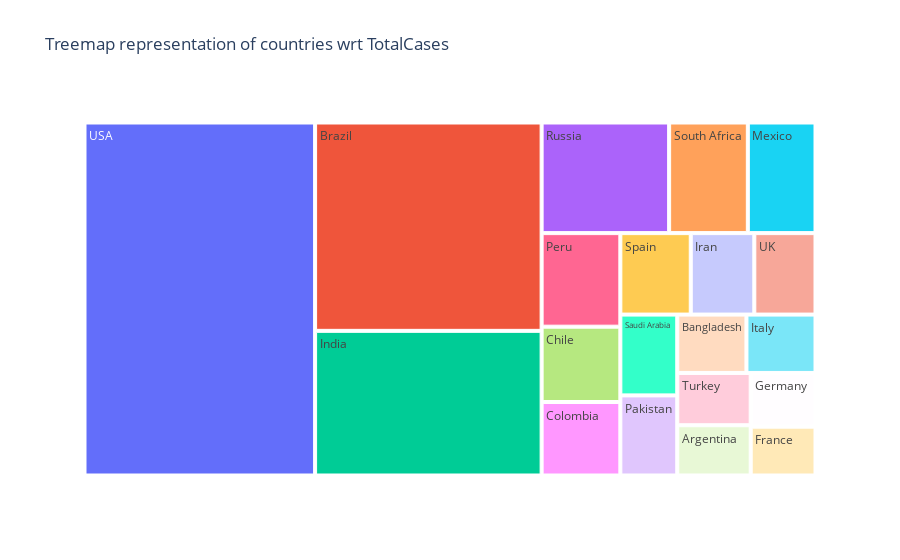
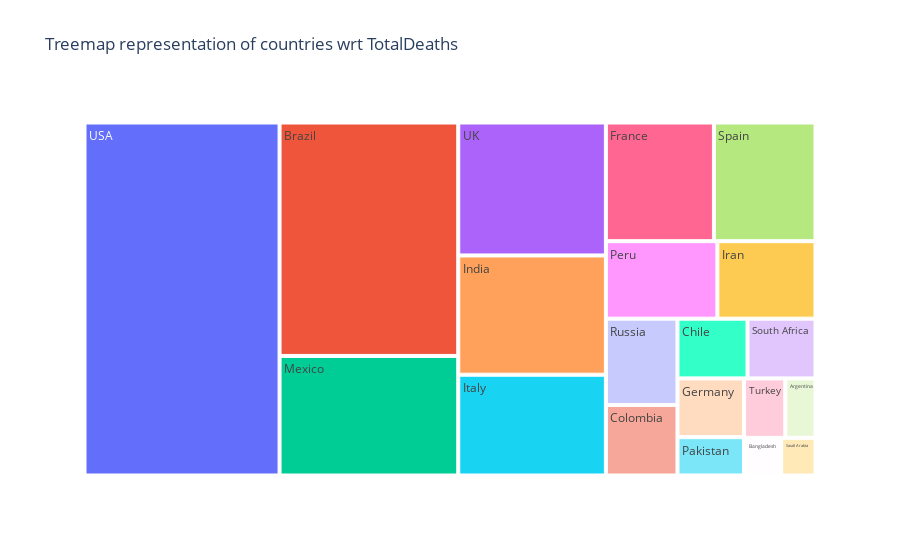
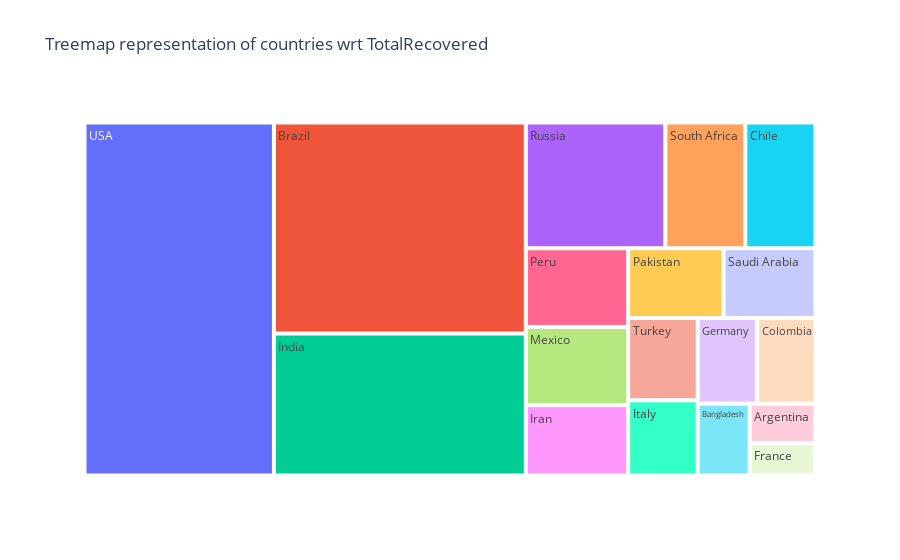
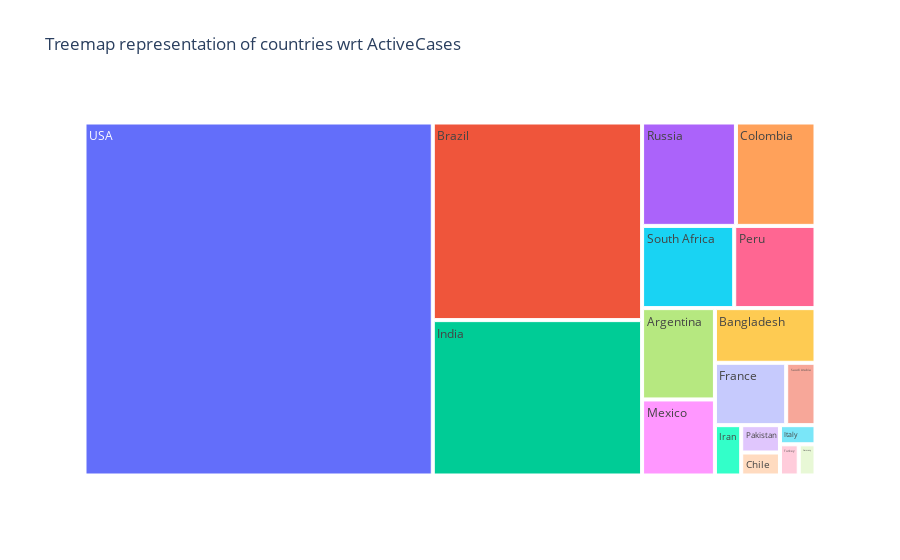

Source (notebook cell) for these figures, in order:
### Code cell
columns = ['TotalCases', 'TotalDeaths', 'TotalRecovered', 'ActiveCases']
for col in columns:
    fig = ex.treemap(worldometer_data.iloc[0:20], values = col, path = ['Country/Region'], title = 'Treemap representation of countries wrt {}'.format(col))
    fig.show()

### Figure 1 — Plotly figure (JSON) as saved in the notebook; plotly's stock layout.template omitted (floating-point values rounded to 4 significant figures)
{"data": [{"branchvalues": "total", "domain": {"x": [0, 1], "y": [0, 1]}, "hovertemplate": "labels=%{label}<br>TotalCases=%{value}<br>parent=%{parent}<br>id=%{id}<extra></extra>", "ids": ["Argentina", "Bangladesh", "Brazil", "Chile", "Colombia", "France", "Germany", "India", "Iran", "Italy", "Mexico", "Pakistan", "Peru", "Russia", "Saudi Arabia", "South Africa", "Spain", "Turkey", "UK", "USA"], "labels": ["Argentina", "Bangladesh", "Brazil", "Chile", "Colombia", "France", "Germany", "India", "Iran", "Italy", "Mexico", "Pakistan", "Peru", "Russia", "Saudi Arabia", "South Africa", "Spain", "Turkey", "UK", "USA"], "name": "", "parents": ["", "", "", "", "", "", "", "", "", "", "", "", "", "", "", "", "", "", "", ""], "type": "treemap", "values": [228195, 249651, 2917562, 366671, 357710, 195633, 215210, 2025409, 320117, 249204, 462690, 281863, 455409, 871894, 284226, 538184, 354530, 237265, 308134, 5032179]}], "layout": {"autosize": true, "legend": {"tracegroupgap": 0}, "title": {"text": "Treemap representation of countries wrt TotalCases"}}}

### Figure 2 — Plotly figure (JSON) as saved in the notebook; plotly's stock layout.template omitted (floating-point values rounded to 4 significant figures)
{"data": [{"branchvalues": "total", "domain": {"x": [0, 1], "y": [0, 1]}, "hovertemplate": "labels=%{label}<br>TotalDeaths=%{value}<br>parent=%{parent}<br>id=%{id}<extra></extra>", "ids": ["Argentina", "Bangladesh", "Brazil", "Chile", "Colombia", "France", "Germany", "India", "Iran", "Italy", "Mexico", "Pakistan", "Peru", "Russia", "Saudi Arabia", "South Africa", "Spain", "Turkey", "UK", "USA"], "labels": ["Argentina", "Bangladesh", "Brazil", "Chile", "Colombia", "France", "Germany", "India", "Iran", "Italy", "Mexico", "Pakistan", "Peru", "Russia", "Saudi Arabia", "South Africa", "Spain", "Turkey", "UK", "USA"], "name": "", "parents": ["", "", "", "", "", "", "", "", "", "", "", "", "", "", "", "", "", "", "", ""], "type": "treemap", "values": [4251, 3306, 98644, 9889, 11939, 30312, 9252, 41638, 17976, 35187, 50517, 6035, 20424, 14606, 3055, 9604, 28500, 5798, 46413, 162804]}], "layout": {"autosize": true, "legend": {"tracegroupgap": 0}, "title": {"text": "Treemap representation of countries wrt TotalDeaths"}}}

### Figure 3 — Plotly figure (JSON) as saved in the notebook; plotly's stock layout.template omitted (floating-point values rounded to 4 significant figures)
{"data": [{"branchvalues": "total", "domain": {"x": [0, 1], "y": [0, 1]}, "hovertemplate": "labels=%{label}<br>TotalRecovered=%{value}<br>parent=%{parent}<br>id=%{id}<extra></extra>", "ids": ["Argentina", "Bangladesh", "Brazil", "Chile", "Colombia", "France", "Germany", "India", "Iran", "Italy", "Mexico", "Pakistan", "Peru", "Russia", "Saudi Arabia", "South Africa", "Spain", "Turkey", "UK", "USA"], "labels": ["Argentina", "Bangladesh", "Brazil", "Chile", "Colombia", "France", "Germany", "India", "Iran", "Italy", "Mexico", "Pakistan", "Peru", "Russia", "Saudi Arabia", "South Africa", "Spain", "Turkey", "UK", "USA"], "name": "", "parents": ["", "", "", "", "", "", "", "", "", "", "", "", "", "", "", "", "", "", "", ""], "type": "treemap", "values": [99852, 143824, 2047660, 340168, 192355, 82460, 196200, 1377384, 277463, 201323, 308848, 256058, 310337, 676357, 247089, 387316, 0, 220546, 0, 2576668]}], "layout": {"autosize": true, "legend": {"tracegroupgap": 0}, "title": {"text": "Treemap representation of countries wrt TotalRecovered"}}}

### Figure 4 — Plotly figure (JSON) as saved in the notebook; plotly's stock layout.template omitted (floating-point values rounded to 4 significant figures)
{"data": [{"branchvalues": "total", "domain": {"x": [0, 1], "y": [0, 1]}, "hovertemplate": "labels=%{label}<br>ActiveCases=%{value}<br>parent=%{parent}<br>id=%{id}<extra></extra>", "ids": ["Argentina", "Bangladesh", "Brazil", "Chile", "Colombia", "France", "Germany", "India", "Iran", "Italy", "Mexico", "Pakistan", "Peru", "Russia", "Saudi Arabia", "South Africa", "Spain", "Turkey", "UK", "USA"], "labels": ["Argentina", "Bangladesh", "Brazil", "Chile", "Colombia", "France", "Germany", "India", "Iran", "Italy", "Mexico", "Pakistan", "Peru", "Russia", "Saudi Arabia", "South Africa", "Spain", "Turkey", "UK", "USA"], "name": "", "parents": ["", "", "", "", "", "", "", "", "", "", "", "", "", "", "", "", "", "", "", ""], "type": "treemap", "values": [124092, 102521, 771258, 16614, 153416, 82861, 9758, 606387, 24678, 12694, 103325, 19770, 124648, 180931, 34082, 141264, 0, 10921, 0, 2292707]}], "layout": {"autosize": true, "legend": {"tracegroupgap": 0}, "title": {"text": "Treemap representation of countries wrt ActiveCases"}}}
